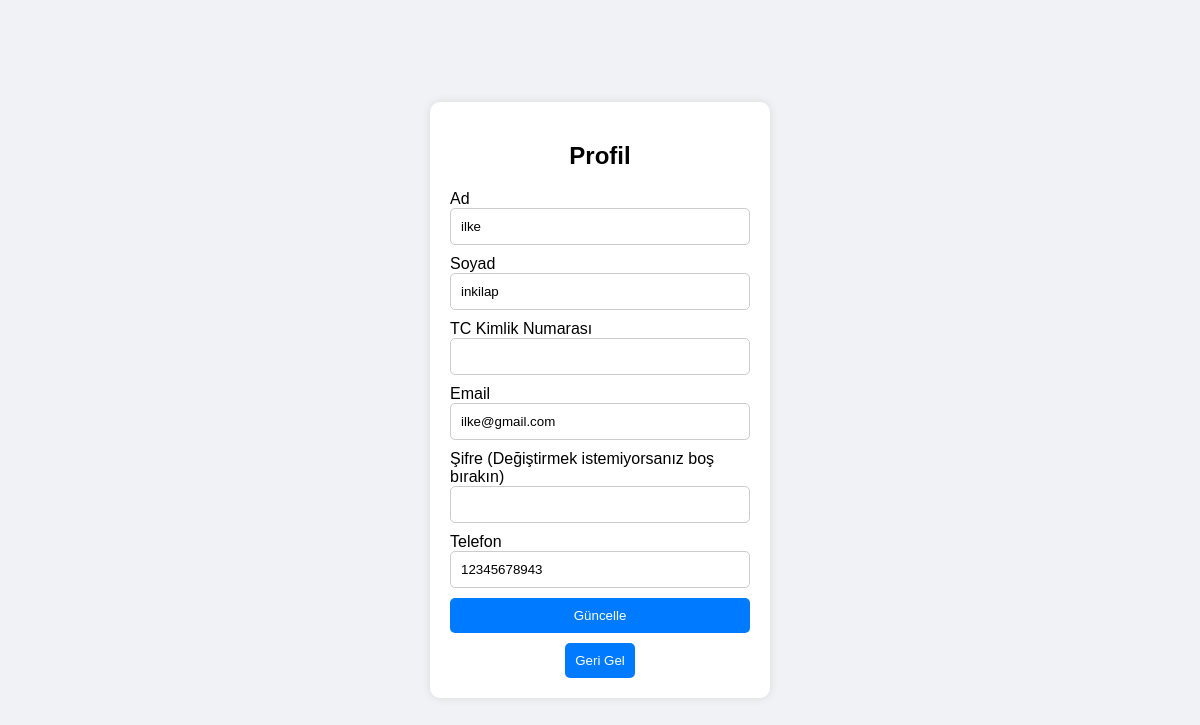
Screenshot of /profile/ (signed in) with the database file from the repository.
### myApp/models.py (models this page shows, shortened)
class User(models.Model):
    first_name = models.CharField(max_length=30)
    last_name = models.CharField(max_length=30)
    tc = models.CharField(max_length=11, unique=True)
    email = models.EmailField()
    password = models.CharField(max_length=128)
    phone = models.CharField(max_length=11)

### myApp/views.py (the view, shortened to what this page needs)
# urls.py: path('profile/', views.profile, name='profile'),
def profile(request):
    if not request.session.get('authenticated', False):
        return redirect('login')
    user = User.objects.get(id=request.session['user_id'])
    context = {
        'first_name': user.first_name,
        'last_name': user.last_name,
        'email': user.email,
        'phone': user.phone,
    }
    return render(request, 'profile.html', context)

### myApp/templates/profile.html (shortened to what this page needs)
<!DOCTYPE html>
<html lang="en">
<head>
</head>
<body>
    <div class="profile-container">
        <h2>Profil</h2>
        <form class="profile-form" id="profileForm" method="POST">
            <label for="first_name">Ad</label>
            <input type="text" id="first_name" name="first_name" value="{{ first_name }}" required>
            <label for="last_name">Soyad</label>
            <input type="text" id="last_name" name="last_name" value="{{ last_name }}" required>
            <label for="tc">TC Kimlik Numarası</label>
            <input type="text" id="tc" name="tc" value="{{ tc }}" readonly>
            <label for="email">Email</label>
            <input type="email" id="email" name="email" value="{{ email }}" required>
            <label for="password">Şifre (Değiştirmek istemiyorsanız boş bırakın)</label>
            <input type="password" id="password" name="password">
            <label for="phone">Telefon</label>
            <input type="text" id="phone" name="phone" value="{{ phone }}" required>
            <button type="submit">Güncelle</button>
        </form>
        <div class="back-button">
            <a href="{% url 'auth_home' %}"><button>Geri Gel</button></a>
        </div>
    </div>
            </body>
            </html>

### myApp/templates/profile.html (style rules this page uses)
body { display: flex; justify-content: center; align-items: center; height: 100vh; font-family: 'Arial', sans-serif; margin: 0; background-color: #f0f2f5; }
.profile-container { background-color: #fff; padding: 20px; border-radius: 10px; box-shadow: 0 0 10px rgba(0, 0, 0, 0.1); width: 300px; }
.profile-container h2 { text-align: center; margin-bottom: 20px; }
.profile-form { display: flex; flex-direction: column; }
.profile-form input { margin-bottom: 10px; padding: 10px; border: 1px solid #ccc; border-radius: 5px; }
.profile-form button { padding: 10px; border-radius: 5px; border: none; background-color: #007BFF; color: white; cursor: pointer; transition: background-color 0.3s ease; }
.back-button { margin-top: 10px; display: flex; justify-content: center; }
.back-button button { padding: 10px; border-radius: 5px; border: none; background-color: #007BFF; color: white; cursor: pointer; transition: background-color 0.3s ease; }

### rows the page displays
User: first_name "ilke", last_name "inkilap", email "ilke@gmail.com", phone "12345678943"
